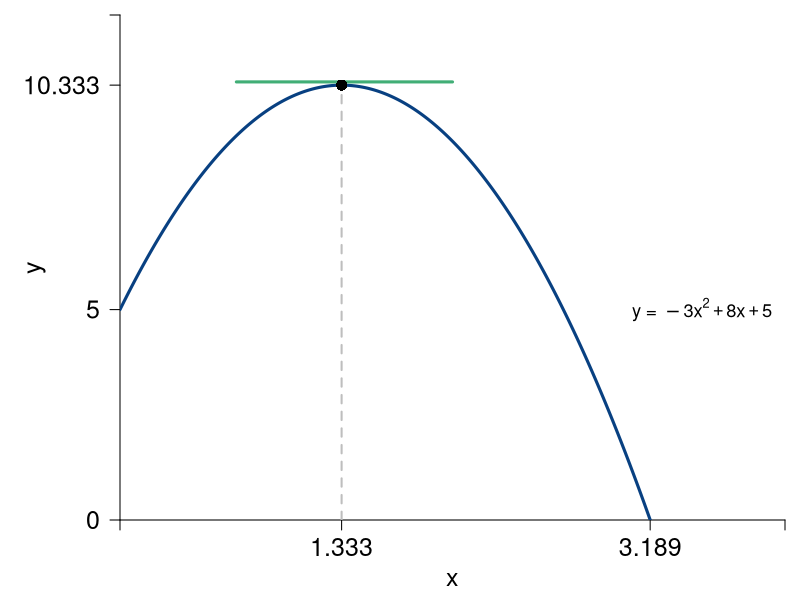

Generate this figure with R:
#Graph Designer: Harriet Brookes-Gray
#Authors: Bowles and Halliday
#Title: Coordination, Conflict and Competition: A Text in Microeconomics

require(shape)
library(tidyverse)
pdf(file = "mathappendix/one_variable_fn_max_tangent.pdf", width = 8, height = 6)
par(mar=c(4,6,0.75,0.75))

#Set parameters for graphics
axislabelsize <- 1.5
labelsize <- 1.1
graphlinewidth <- 3
segmentlinewidth <- 2

COL <- c("#7fc97f", "#beaed4", "#fdc086", "#ffff99", "#386cb0", "#f0027f", "#bf5b17", "#666666")
COLA <- c("#e0f3db", "#99d8c9","#66c2a4","#41ae76", "#238b45", "#005824")
COLB <- c("#4eb3d3", "#2b8cbe", "#0868ac","#084081")

xlims <- c(0, 4)
ylims <- c(0, 12)

npts <- 501 
x <- seq(xlims[1], xlims[2], length.out = npts)
y <- seq(ylims[1], ylims[2], length.out = npts) 

plot(0, 0, xlim = xlims, ylim = ylims, type = "n",
     xlab = expression(paste("")),
     ylab = expression(paste("")), 
     xaxt = "n", 
     yaxt = "n", 
     cex.lab = axislabelsize, 
     bty = "n", 
     xaxs="i", 
     yaxs="i"
)

ticksx <- c(xlims[1], 1.333, 3.189, xlims[2])
xlabels <- c(NA, 1.333, 3.189, NA)
ticksy <- c(ylims[1], 5, 10.333, ylims[2])
ylabels <- c(0, 5, 10.333, NA)
axis(1,at = ticksx,  pos = 0, labels = xlabels, cex.axis = axislabelsize)
axis(2,at = ticksy,  pos = 0, labels = ylabels, las = 1, cex.axis = axislabelsize)

npts <- 500 
xx1 <- seq(xlims[1], xlims[2], length.out = npts)
xx2 <-seq(xlims[1], xlims[2] - 4, length.out = npts)
xx3 <- seq(xlims[1], 0, length.out = npts)
xx4 <- seq(xlims[1], xlims[1], length.out = npts)

#Axis labels
mtext(expression(paste("", x)), side = 1, line = 2.5, cex = axislabelsize)
text(-.5, 0.5*ylims[2], expression(paste("", y)), xpd = TRUE, cex = axislabelsize, srt = 90) 

#equations:
eq <- function(x){
  -3*(x^2) + 8*x + 5
}


# segments
segments(1.333, 0, 1.333, 10.333, lty = 2, col = "gray", lwd = segmentlinewidth)

# lines
lines(xx1, eq(xx1), col = COLB[4], lwd = graphlinewidth)

# label function
text(3.5, 5, expression("y = " -3*x^2 + 8*x + 5),  xpd = TRUE, cex = labelsize)

#tangent line
segments(0.7, 10.41, 2, 10.41, lty = 1, col = COLA[4], lwd = graphlinewidth)

# points
points(1.333, 10.333, pch = 16, col = "black", cex = 1.5)

dev.off()
